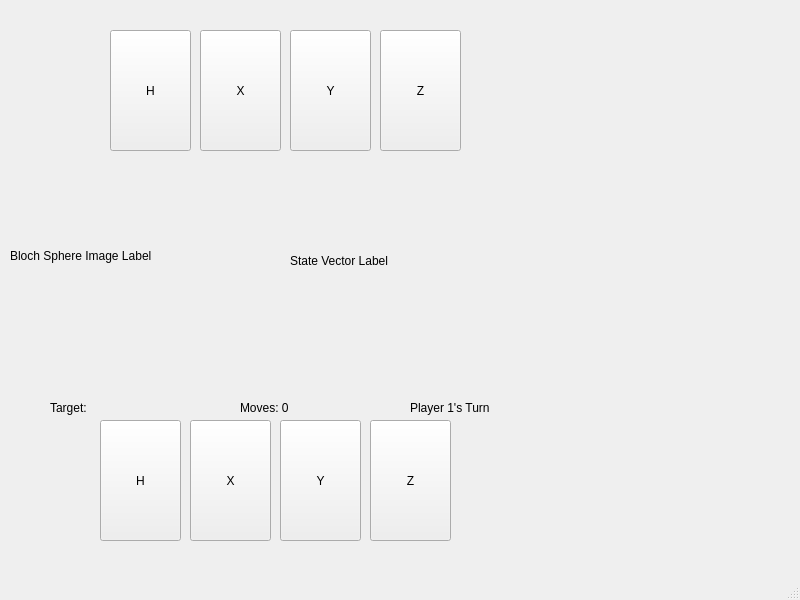
<?xml version="1.0" encoding="UTF-8"?>
<ui version="4.0">
 <class>MainWindow</class>
 <widget class="QMainWindow" name="MainWindow">
  <property name="geometry">
   <rect>
    <x>0</x>
    <y>0</y>
    <width>800</width>
    <height>600</height>
   </rect>
  </property>
  <property name="windowTitle">
   <string>MainWindow</string>
  </property>
  <widget class="QWidget" name="centralwidget">
   <widget class="QLabel" name="blochSphereLabel">
    <property name="geometry">
     <rect>
      <x>10</x>
      <y>150</y>
      <width>251</width>
      <height>211</height>
     </rect>
    </property>
    <property name="text">
     <string>Bloch Sphere Image Label</string>
    </property>
   </widget>
   <widget class="QPushButton" name="H_Player1">
    <property name="geometry">
     <rect>
      <x>100</x>
      <y>420</y>
      <width>81</width>
      <height>121</height>
     </rect>
    </property>
    <property name="text">
     <string>H</string>
    </property>
   </widget>
   <widget class="QPushButton" name="X_Player1">
    <property name="geometry">
     <rect>
      <x>190</x>
      <y>420</y>
      <width>81</width>
      <height>121</height>
     </rect>
    </property>
    <property name="text">
     <string>X</string>
    </property>
   </widget>
   <widget class="QPushButton" name="Y_Player1">
    <property name="geometry">
     <rect>
      <x>280</x>
      <y>420</y>
      <width>81</width>
      <height>121</height>
     </rect>
    </property>
    <property name="text">
     <string>Y</string>
    </property>
   </widget>
   <widget class="QPushButton" name="Z_Player1">
    <property name="geometry">
     <rect>
      <x>370</x>
      <y>420</y>
      <width>81</width>
      <height>121</height>
     </rect>
    </property>
    <property name="text">
     <string>Z</string>
    </property>
   </widget>
   <widget class="QPushButton" name="X_Player2">
    <property name="geometry">
     <rect>
      <x>200</x>
      <y>30</y>
      <width>81</width>
      <height>121</height>
     </rect>
    </property>
    <property name="text">
     <string>X</string>
    </property>
   </widget>
   <widget class="QPushButton" name="Z_Player2">
    <property name="geometry">
     <rect>
      <x>380</x>
      <y>30</y>
      <width>81</width>
      <height>121</height>
     </rect>
    </property>
    <property name="text">
     <string>Z</string>
    </property>
   </widget>
   <widget class="QPushButton" name="H_Player2">
    <property name="geometry">
     <rect>
      <x>110</x>
      <y>30</y>
      <width>81</width>
      <height>121</height>
     </rect>
    </property>
    <property name="text">
     <string>H</string>
    </property>
   </widget>
   <widget class="QPushButton" name="Y_Player2">
    <property name="geometry">
     <rect>
      <x>290</x>
      <y>30</y>
      <width>81</width>
      <height>121</height>
     </rect>
    </property>
    <property name="text">
     <string>Y</string>
    </property>
   </widget>
   <widget class="QLabel" name="State_Equation_Label">
    <property name="geometry">
     <rect>
      <x>290</x>
      <y>150</y>
      <width>221</width>
      <height>221</height>
     </rect>
    </property>
    <property name="text">
     <string>State Vector Label</string>
    </property>
   </widget>
   <widget class="QLabel" name="Target_State_Label">
    <property name="geometry">
     <rect>
      <x>50</x>
      <y>400</y>
      <width>60</width>
      <height>16</height>
     </rect>
    </property>
    <property name="text">
     <string>Target:</string>
    </property>
   </widget>
   <widget class="QLabel" name="Move_Count_Label">
    <property name="geometry">
     <rect>
      <x>240</x>
      <y>400</y>
      <width>60</width>
      <height>16</height>
     </rect>
    </property>
    <property name="text">
     <string>Moves: 0</string>
    </property>
   </widget>
   <widget class="QLabel" name="Game_Status_Label">
    <property name="geometry">
     <rect>
      <x>410</x>
      <y>400</y>
      <width>101</width>
      <height>16</height>
     </rect>
    </property>
    <property name="text">
     <string>Player 1's Turn</string>
    </property>
   </widget>
  </widget>
  <widget class="QMenuBar" name="menubar">
   <property name="geometry">
    <rect>
     <x>0</x>
     <y>0</y>
     <width>800</width>
     <height>33</height>
    </rect>
   </property>
  </widget>
  <widget class="QStatusBar" name="statusbar"/>
 </widget>
 <resources/>
 <connections/>
</ui>
